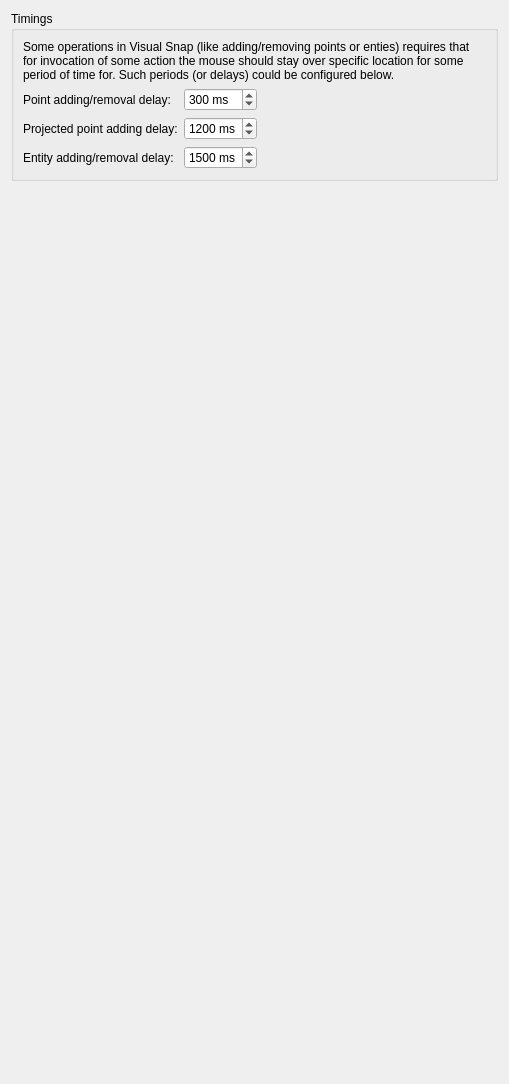
<?xml version="1.0" encoding="UTF-8"?>
<ui version="4.0">
 <class>LC_SettingsPageSnapVisualTiming</class>
 <widget class="QWidget" name="LC_SettingsPageSnapVisualTiming">
  <property name="geometry">
   <rect>
    <x>0</x>
    <y>0</y>
    <width>509</width>
    <height>1084</height>
   </rect>
  </property>
  <layout class="QGridLayout" name="gridLayout_2">
   <item row="0" column="0" colspan="2">
    <widget class="QGroupBox" name="groupBox_37">
     <property name="title">
      <string>Timings</string>
     </property>
     <layout class="QGridLayout" name="gridLayout_vt">
      <item row="2" column="1">
       <widget class="QSpinBox" name="sbVisualSnapVertexAddingDelay">
        <property name="toolTip">
         <string>Projected Point Adding Delay

Defines how long the mouse should be over projected snap point
until that point will be added to visual snap system as guiding point</string>
        </property>
        <property name="suffix">
         <string> ms</string>
        </property>
        <property name="minimum">
         <number>50</number>
        </property>
        <property name="maximum">
         <number>2000</number>
        </property>
        <property name="value">
         <number>1200</number>
        </property>
       </widget>
      </item>
      <item row="3" column="1">
       <widget class="QSpinBox" name="sbVisualSnapSnapDocEntityAddingDelay">
        <property name="toolTip">
         <string>Entity Adding or Removal Delay

Defines how long the mouse should be over document entity
until that entity will be added to or removed from 
Visual Snap system.</string>
        </property>
        <property name="suffix">
         <string> ms</string>
        </property>
        <property name="minimum">
         <number>50</number>
        </property>
        <property name="maximum">
         <number>2500</number>
        </property>
        <property name="value">
         <number>1500</number>
        </property>
       </widget>
      </item>
      <item row="1" column="0">
       <widget class="QLabel" name="label_47">
        <property name="text">
         <string>Point adding/removal delay:</string>
        </property>
        <property name="buddy">
         <cstring>sbVisualSnapPointAddingDelay</cstring>
        </property>
       </widget>
      </item>
      <item row="2" column="0">
       <widget class="QLabel" name="label_49">
        <property name="text">
         <string>Projected point adding delay:</string>
        </property>
        <property name="buddy">
         <cstring>sbVisualSnapVertexAddingDelay</cstring>
        </property>
       </widget>
      </item>
      <item row="2" column="2">
       <spacer name="horizontalSpacer_4">
        <property name="orientation">
         <enum>Qt::Orientation::Horizontal</enum>
        </property>
        <property name="sizeHint" stdset="0">
         <size>
          <width>0</width>
          <height>0</height>
         </size>
        </property>
       </spacer>
      </item>
      <item row="3" column="0">
       <widget class="QLabel" name="label_51">
        <property name="text">
         <string>Entity adding/removal delay:</string>
        </property>
        <property name="buddy">
         <cstring>sbVisualSnapSnapDocEntityAddingDelay</cstring>
        </property>
       </widget>
      </item>
      <item row="1" column="1">
       <widget class="QSpinBox" name="sbVisualSnapPointAddingDelay">
        <property name="toolTip">
         <string>Points Adding or Removal Delay

Defines how many milliseconds mouse should be over snap point
until that point will be added as guiding point to Visual Snap system.</string>
        </property>
        <property name="suffix">
         <string> ms</string>
        </property>
        <property name="minimum">
         <number>50</number>
        </property>
        <property name="maximum">
         <number>2000</number>
        </property>
        <property name="value">
         <number>300</number>
        </property>
       </widget>
      </item>
      <item row="0" column="0" colspan="3">
       <widget class="QLabel" name="label_4">
        <property name="text">
         <string>Some operations in Visual Snap (like adding/removing points or enties) requires that for invocation of some action the mouse should stay over specific location for some period of time for. Such periods (or delays) could be configured below.</string>
        </property>
        <property name="wordWrap">
         <bool>true</bool>
        </property>
       </widget>
      </item>
     </layout>
    </widget>
   </item>
   <item row="1" column="0">
    <spacer name="verticalSpacer">
     <property name="orientation">
      <enum>Qt::Orientation::Vertical</enum>
     </property>
     <property name="sizeHint" stdset="0">
      <size>
       <width>0</width>
       <height>0</height>
      </size>
     </property>
    </spacer>
   </item>
  </layout>
 </widget>
 <resources/>
 <connections/>
</ui>
